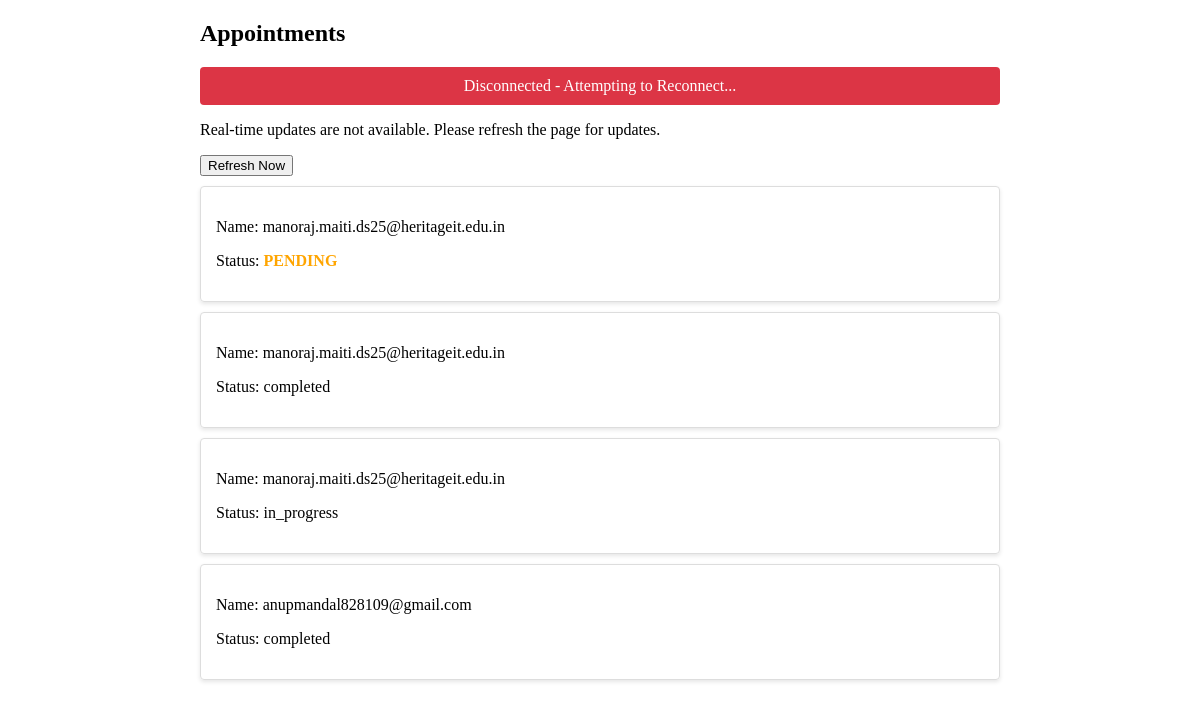
Before: / with the older database file.
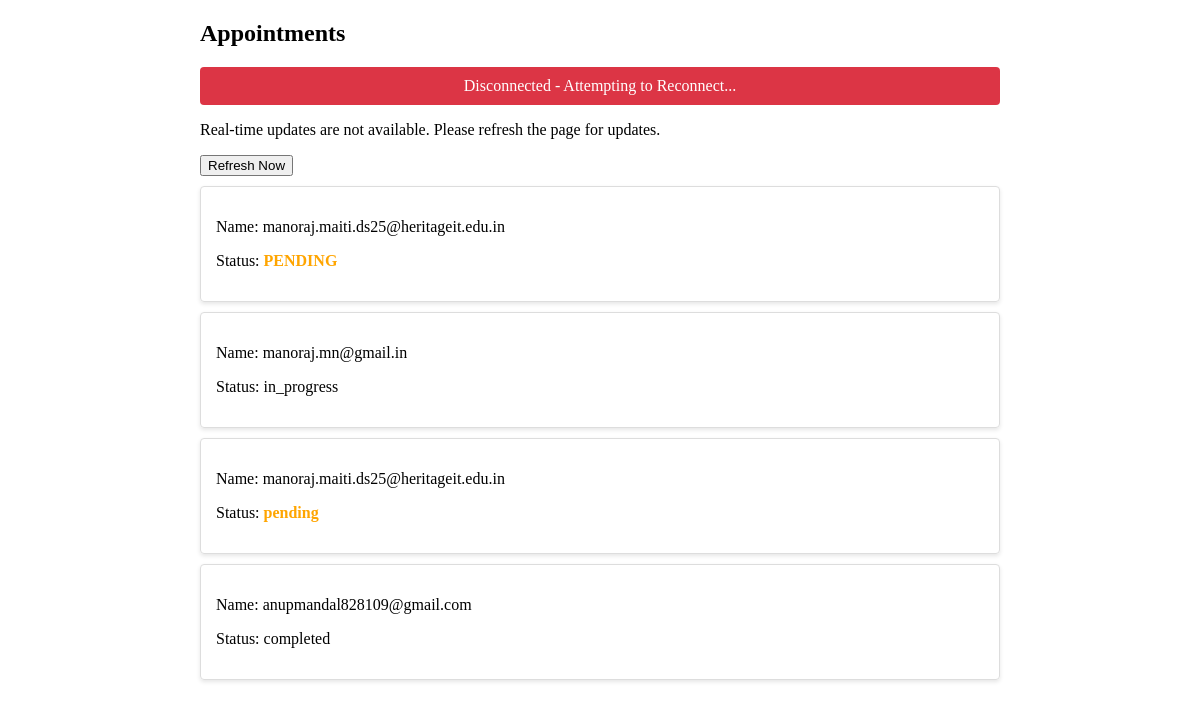
After: the same page with the newer database file.
### appointment/models.py (models this page shows, shortened)
class Appointment(models.Model):
    id = models.UUIDField(primary_key=True, default=uuid.uuid4, editable=False)
    visitor_name = models.CharField(max_length=100)
    email = models.EmailField()
    phone = models.CharField(max_length=15)
    date = models.DateField()
    description = models.TextField(blank=True)
    status = models.CharField(
            max_length=20,
            choices=STATUS_CHOICES,
            default="pending",
        )  # Status field (Pending, In Progress, Completed)
    assigned_to = models.ForeignKey(
        User,
        on_delete=models.SET_NULL,
        null=True,
        blank=True,
        related_name="assigned_appointments",limit_choices_to={'role': 'gm'}
    )
    company_name = models.CharField(max_length=100,default="?None")
    company_address = models.CharField(max_length=100,default="?None")
    purpose_of_visit = models.CharField(max_length=100,default="?None")
    visitor_img = models.ImageField(upload_to='visitor_img/' ,blank=True)  # 'product_images/' is the folder where the image will be saved
    created_at = models.DateTimeField(auto_now_add=True)  # Automatically set on creation
    updated_at = models.DateTimeField(auto_now=True)  # Automatically updated on save
    created_by = models.ForeignKey(User, on_delete=models.SET_NULL, null=True, blank=True, related_name="created_appointments",limit_choices_to={'role': 'pa'})  # User who created the appointment
    updated_by = models.ForeignKey(User, on_delete=models.SET_NULL, null=True, blank=True, related_name="updated_appointments")  # User who last updated the appointment

### webshocket/views.py (the view)
# urls.py: path("", index),
def index(request):
    appointments = Appointment.objects.all()
    return render(request, 'i.html', {'appointments': appointments})

### webshocket/templates/i.html (shortened to what this page needs)
<!DOCTYPE html>
<html lang="en">
<head>
</head>
<body>
    <div id="appointments-container">
        <h2>Appointments</h2>
        <div id="connection-status"></div>
        <div id="fallback-message" style="display: none;">
            <p>Real-time updates are not available. Please refresh the page for updates.</p>
            <button onclick="window.location.reload()">Refresh Now</button>
        </div>
        <div id="appointments-list">
            {% for appointment in appointments %}
            <div class="appointment" id="appointment-{{ appointment.id }}">
                <p>Name: {{ appointment.email }}</p>
                <p>Status: <span class="status-{{ appointment.status|lower }}">{{ appointment.status }}</span></p>
            </div>
            {% endfor %}
        </div>
    </div>
</body>
</html>

Changed rows visible on the page:
changed Appointment: email "manoraj.maiti.ds25@heritageit.edu.in" → "manoraj.mn@gmail.in"; status "completed" → "in_progress"
changed Appointment: status "in_progress" → "pending"
